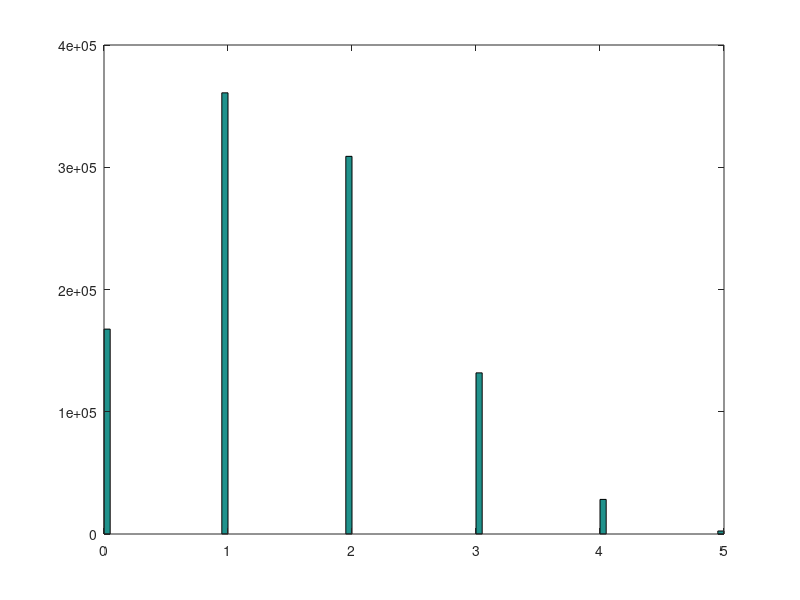

Write the MATLAB code that produced this figure.
N = 1e6 % N?? de tentativas
L = 5 % N?? de pe??as/amostra
F = 3 % N?? de casos favor??veis (pe??as defeituosas)
P_d = 0.3 % Probabilidade de a pe??a ser defeituosa
A = rand(L, N)<=0.3;
Count = sum(A);
hist(Count,100)